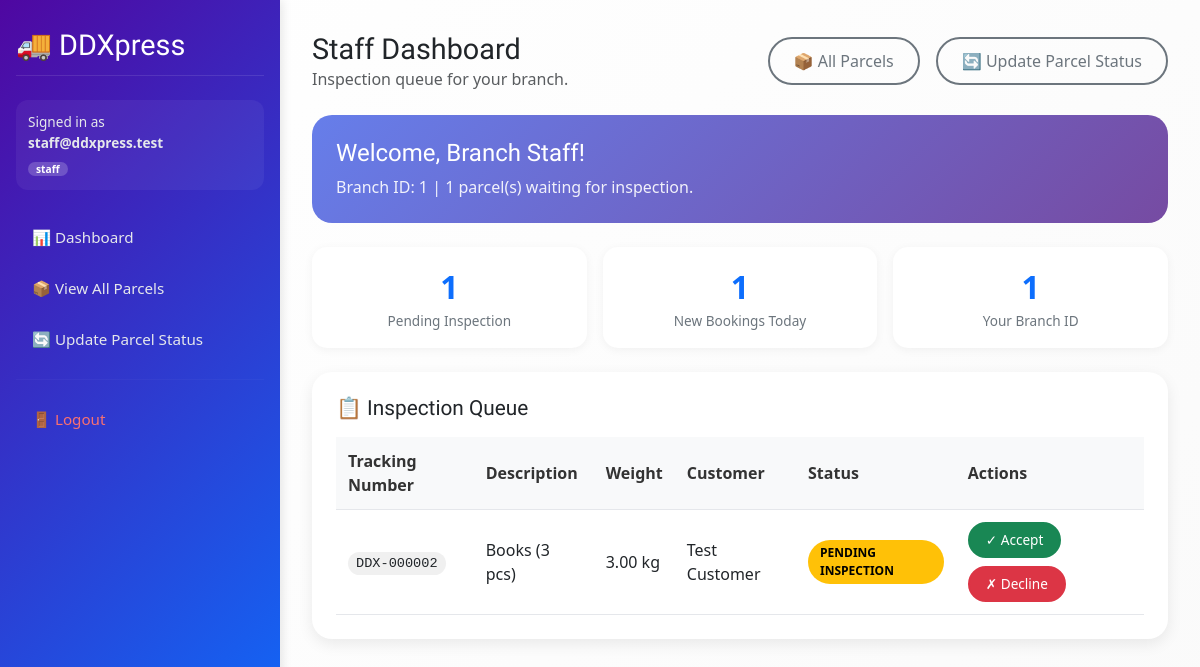
Screenshot of /staff/dashboard.php (signed in) with the database file from the repository.
### tables this page shows
CREATE TABLE staff (
  id INT AUTO_INCREMENT PRIMARY KEY,
  full_name VARCHAR(120) NOT NULL,
  email VARCHAR(190) NOT NULL UNIQUE,
  password_hash VARCHAR(255) NOT NULL,
  staff_role ENUM('staff','rider','admin') NOT NULL,
  branch_id INT NULL,
  is_active TINYINT(1) NOT NULL DEFAULT 1,
  created_at DATETIME NOT NULL DEFAULT CURRENT_TIMESTAMP,
  CONSTRAINT fk_staff_branch FOREIGN KEY (branch_id) REFERENCES branch(id)
);

CREATE TABLE parcel (
  id INT AUTO_INCREMENT PRIMARY KEY,
  booking_id INT NOT NULL,
  tracking_number VARCHAR(32) NOT NULL UNIQUE,
  description VARCHAR(255) NOT NULL,
  declared_value DECIMAL(10,2) NOT NULL DEFAULT 0.00,
  weight_kg DECIMAL(10,2) NOT NULL DEFAULT 0.00,
  status ENUM(
    'PENDING_DROP_OFF',
    'PENDING_INSPECTION',
    'DECLINED',
    'READY_FOR_PICKUP',
    'OUT_FOR_DELIVERY',
    'IN_TRANSIT',
    'DELIVERED'
  ) NOT NULL DEFAULT 'PENDING_DROP_OFF',
  current_branch_id INT NULL,
  inspected_by_staff_id INT NULL,
  assigned_rider_id INT NULL,
  last_scan_at DATETIME NULL,
  created_at DATETIME NOT NULL DEFAULT CURRENT_TIMESTAMP,
  CONSTRAINT fk_parcel_booking FOREIGN KEY (booking_id) REFERENCES booking(id),
  CONSTRAINT fk_parcel_branch FOREIGN KEY (current_branch_id) REFERENCES branch(id),
  CONSTRAINT fk_parcel_inspected_by FOREIGN KEY (inspected_by_staff_id) REFERENCES staff(id),
  CONSTRAINT fk_parcel_rider FOREIGN KEY (assigned_rider_id) REFERENCES staff(id)
);

CREATE TABLE customer (
  id INT AUTO_INCREMENT PRIMARY KEY,
  full_name VARCHAR(120) NOT NULL,
  email VARCHAR(190) NOT NULL UNIQUE,
  password_hash VARCHAR(255) NOT NULL,
  phone VARCHAR(40) NULL,
  address VARCHAR(255) NULL,
  created_at DATETIME NOT NULL DEFAULT CURRENT_TIMESTAMP
);

### includes/util.php (called while the page is built, shortened)
<?php
function h(?string $s): string
{
    return htmlspecialchars($s ?? "", ENT_QUOTES, "UTF-8");
}

### staff/dashboard.php (the view, shortened to what this page needs)
<?php
require_once("../config/db.php");
require_once("../includes/util.php");
$staffId = (int)($_SESSION["user_id"] ?? 0);
$stmt = $conn->prepare("SELECT branch_id, full_name FROM staff WHERE id = ? AND staff_role = 'staff' LIMIT 1");
$stmt->bind_param("i", $staffId);
$stmt->execute();
$res = $stmt->get_result();
$me = $res ? $res->fetch_assoc() : null;
$branchId = (int)($me["branch_id"] ?? 0);
$staffName = $me["full_name"] ?? "Staff";
$stmt = $conn->prepare("
    SELECT pr.id, pr.tracking_number, pr.description, pr.weight_kg, pr.declared_value, pr.status, pr.created_at,
           b.id AS booking_id,
           cb.full_name AS customer_name
    FROM parcel pr
    JOIN booking b ON b.id = pr.booking_id
    JOIN customer cb ON cb.id = b.customer_id
    WHERE pr.status IN ('PENDING_INSPECTION','PENDING_DROP_OFF')
      AND (
          pr.current_branch_id = ?
          OR pr.current_branch_id IS NULL
          OR b.origin_branch_id = ?
      )
    ORDER BY pr.id DESC
    LIMIT 100
");
$stmt->bind_param("ii", $branchId, $branchId);
$stmt->execute();
$res = $stmt->get_result();
$queue = $res ? $res->fetch_all(MYSQLI_ASSOC) : [];
$todayDate = date("Y-m-d");
$newBookingsToday = 0;
foreach ($queue as $q) {
    if (!empty($q["created_at"]) && date("Y-m-d", strtotime((string)$q["created_at"])) === $todayDate) {
        $newBookingsToday++;
    }
}
?>
<div class="staff-header">
    <div>
        <h1 style="font-family: 'ADLaM Display', serif; font-size: 1.8rem; margin: 0;">Staff Dashboard</h1>
        <p class="text-muted mb-0">Inspection queue for your branch.</p>
    </div>
    <div class="d-flex gap-3">
        <a class="btn-pill-outline" href="/DDXpress/staff/parcels.php">📦 All Parcels</a>
        <a class="btn-pill-outline" href="/DDXpress/staff/update_status.php">🔄 Update Parcel Status</a>
    </div>
</div>
<div class="welcome-card">
    <h2>Welcome, <?= h($staffName) ?>!</h2>
    <p>Branch ID: <?= (int)$branchId ?> | <?= count($queue) ?> parcel(s) waiting for inspection.</p>
</div>
<div class="stats-grid">
    <div class="stat-box">
        <div class="stat-number"><?= count($queue) ?></div>
        <div class="stat-label">Pending Inspection</div>
    </div>
    <div class="stat-box">
        <div class="stat-number"><?= (int)$newBookingsToday ?></div>
        <div class="stat-label">New Bookings Today</div>
    </div>
    <div class="stat-box">
        <div class="stat-number"><?= (int)$branchId ?></div>
        <div class="stat-label">Your Branch ID</div>
    </div>
</div>
<div class="queue-card">
    <h3>📋 Inspection Queue</h3>
    <?php if (empty($queue)): ?>
        <div class="text-muted text-center py-4">
            <p>No parcels waiting for inspection at your branch.</p>
        </div>
    <?php else: ?>
        <div class="table-responsive">
            <table class="queue-table">
                <thead>
                    <tr>
                        <th>Tracking Number</th>
                        <th>Description</th>
                        <th>Weight</th>
                        <th>Customer</th>
                        <th>Status</th>
                        <th>Actions</th>
                    </tr>
                </thead>
                <tbody>
                    <?php foreach ($queue as $p): ?>
                        <tr>
                            <td><span class="code-tracking"><?= h($p["tracking_number"]) ?></span></td>
                            <td><?= h($p["description"]) ?></td>
                            <td><?= number_format((float)$p["weight_kg"], 2) ?> kg</td>
                            <td><?= h($p["customer_name"]) ?></td>
                            <td>
                                <span class="status-badge status-<?= h($p["status"]) ?>">
                                    <?= str_replace('_', ' ', h($p["status"])) ?>
                                </span>
                            </td>
                            <td>
                                <form method="post" style="display: flex; gap: 8px; flex-wrap: wrap;">
                                    <button class="btn-accept" name="action" value="accept" type="submit">✓ Accept</button>
                                    <button class="btn-decline" name="action" value="decline" type="submit">✗ Decline</button>
                                </form>
                            </td>
                        </tr>
                    <?php endforeach; ?>
                </tbody>
            </table>
        </div>
    <?php endif; ?>
</div>
<?php
include("../layout/layout.php");
?>

### layout/layout.php (style rules this page uses)
* { margin: 0; padding: 0; box-sizing: border-box; }
body { background: linear-gradient(135deg, #ffffff 0%, #fafafa 100%); min-height: 100vh; font-family: 'Segoe UI', Tahoma, Geneva, Verdana, sans-serif; }
h1, h2, h3, h4, h5, h6 { font-family: 'ADLaM Display', serif; }

### staff/dashboard.php (style rules this page uses)
.staff-header { display: flex; justify-content: space-between; align-items: center; margin-bottom: 1.5rem; }
.welcome-card { background: linear-gradient(135deg, #667eea, #764ba2); border-radius: 20px; padding: 1.5rem; color: white; margin-bottom: 1.5rem; }
.welcome-card h2 { font-family: 'ADLaM Display', serif; margin: 0; font-size: 1.5rem; }
.welcome-card p { margin: 0.5rem 0 0; opacity: 0.9; }
.stats-grid { display: grid; grid-template-columns: repeat(auto-fit, minmax(200px, 1fr)); gap: 1rem; margin-bottom: 1.5rem; }
.stat-box { background: white; border-radius: 15px; padding: 1rem; text-align: center; box-shadow: 0 2px 10px rgba(0, 0, 0, 0.05); }
.stat-number { font-size: 2rem; font-weight: 700; color: #0d6efd; }
.stat-label { color: #6c757d; font-size: 0.85rem; }
.queue-card { background: white; border-radius: 20px; padding: 1.5rem; box-shadow: 0 5px 15px rgba(0, 0, 0, 0.08); }
.queue-card h3 { font-family: 'ADLaM Display', serif; font-size: 1.3rem; margin-bottom: 1rem; }
.btn-pill-outline { padding: 10px 24px; border-radius: 30px; text-decoration: none; font-weight: 500; transition: all 0.3s; border: 2px solid #6c757d; display: inline-block; background: transparent; color: #6c757d; }
.btn-accept { padding: 6px 16px; border-radius: 30px; text-decoration: none; font-weight: 500; transition: all 0.3s; border: 2px solid #198754; display: inline-block; background: #198754; color: white; font-size: 0.85rem; cursor: pointer; margin-right: 8px; }
.btn-decline { padding: 6px 16px; border-radius: 30px; text-decoration: none; font-weight: 500; transition: all 0.3s; border: 2px solid #dc3545; display: inline-block; background: #dc3545; color: white; font-size: 0.85rem; cursor: pointer; }
.table-responsive { overflow-x: auto; }
table { width: 100%; border-collapse: collapse; }
th, td { padding: 12px; text-align: left; border-bottom: 1px solid #e5e7eb; }
th { background: #f8f9fa; font-weight: 600; color: #333; }
.status-badge { display: inline-block; padding: 4px 12px; border-radius: 50px; font-size: 0.75rem; font-weight: 600; }
.status-PENDING_INSPECTION { background: #ffc107; color: #000; }
.code-tracking { background: #f0f0f0; padding: 4px 8px; border-radius: 20px; font-family: monospace; font-size: 0.85rem; }

### rows the page displays
staff: full_name "Branch Staff", branch "1"
parcel: tracking_number "DDX-000002", description "Books (3 pcs)", weight_kg "3.00", customer.full_name "Test Customer", status "PENDING INSPECTION"

### other values shown
$email "staff@ddxpress.test"
$role "staff"
count($queue) "1"
$newBookingsToday "1"
